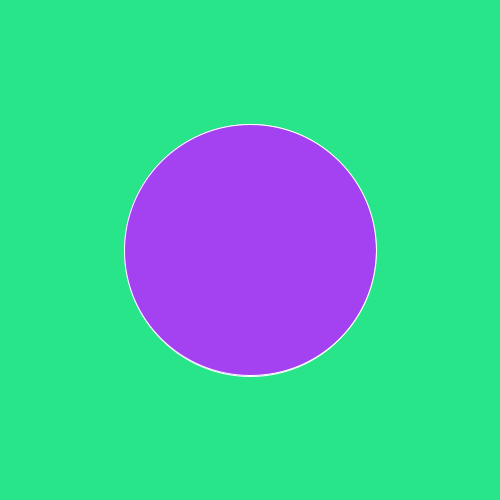
Frame 1 (no input)
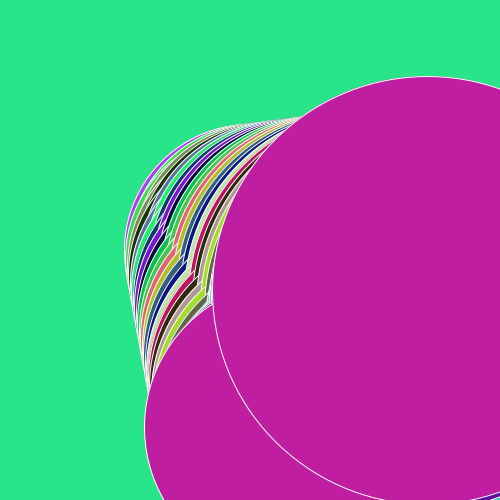
Frame 60 (the mouse pressed at the canvas centre just before this capture)
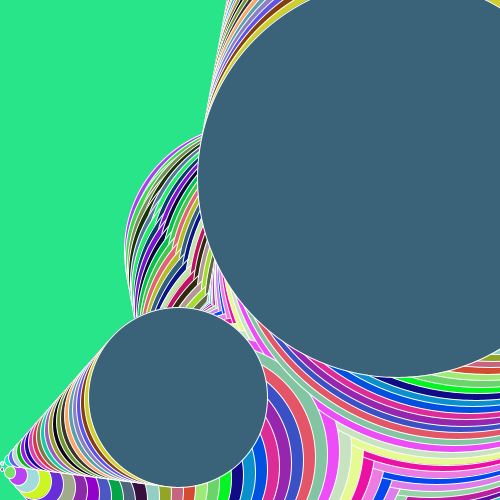
Frame 120 (the mouse held since frame 60 and released just before this capture)

The Processing sketch that drew these frames (run headless with seeded random() and noise(); from frame 60 on, the mouse is pressed at the canvas centre):

// Processing sketch: processing_91081
// ── processing_91081.pde

//AdrianneBorn
//Ben Norskov
//Feb 25 2013
//Week 4 HW

float x;
float y;
float speedX;
float speedY;
void setup() {
  size(500, 500);
  frameRate(15);
  smooth();
  background(39,229,136);
  x = width/2;
  y = height/2;
  speedX = 8;
  speedY = 3;
}

void draw() {

  fill (random(255), random(255), random(255));
  stroke(255);
  ellipse(x, y, x + 1, x+ 2);
  ellipse(y, x, y + 2, y+ 1);

  x = x + speedX;
  y = y + speedY;



  if (x > width || x < 0) {
    speedX *= - 1;
  }

  if (y > height || y < 0) {
    speedY *= - 1;
  }
}
